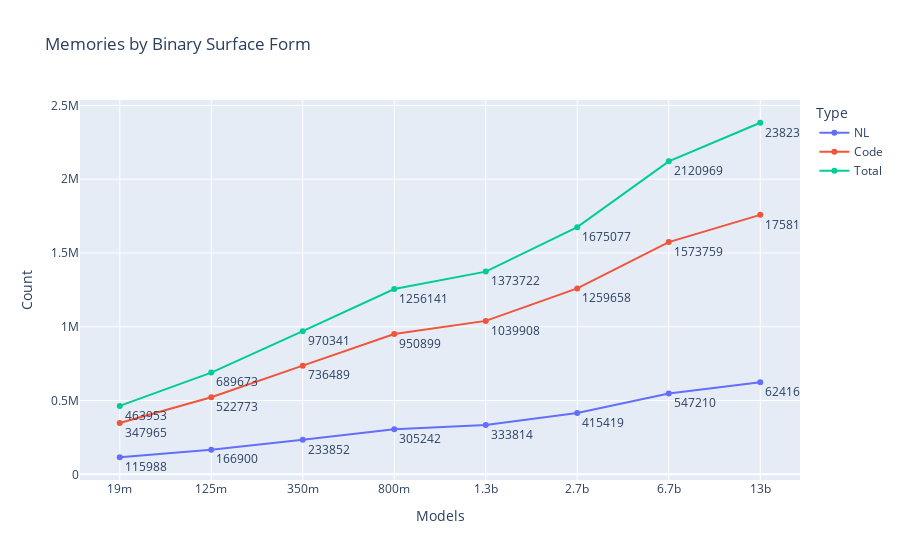

The notebook cell this image was saved under:
### Code cell
fig = px.line(data, x="Models", y="Count", color="Type", markers=True, text="Count", title='Memories by Binary Surface Form')
fig.update_traces(textposition="bottom right")
fig.show()

### Figure 1 — Plotly figure (JSON) as saved in the notebook; plotly's stock layout.template omitted (floating-point values rounded to 4 significant figures)
{"data": [{"hovertemplate": "Type=NL<br>Models=%{x}<br>Count=%{text}<extra></extra>", "legendgroup": "NL", "line": {"color": "#636efa", "dash": "solid"}, "marker": {"symbol": "circle"}, "mode": "lines+text+markers", "name": "NL", "orientation": "v", "showlegend": true, "text": [115988, 166900, 233852, 305242, 333814, 415419, 547210, 624169], "textposition": "bottom right", "type": "scatter", "x": ["19m", "125m", "350m", "800m", "1.3b", "2.7b", "6.7b", "13b"], "xaxis": "x", "y": [115988, 166900, 233852, 305242, 333814, 415419, 547210, 624169], "yaxis": "y"}, {"hovertemplate": "Type=Code<br>Models=%{x}<br>Count=%{text}<extra></extra>", "legendgroup": "Code", "line": {"color": "#EF553B", "dash": "solid"}, "marker": {"symbol": "circle"}, "mode": "lines+text+markers", "name": "Code", "orientation": "v", "showlegend": true, "text": [347965, 522773, 736489, 950899, 1039908, 1259658, 1573759, 1758157], "textposition": "bottom right", "type": "scatter", "x": ["19m", "125m", "350m", "800m", "1.3b", "2.7b", "6.7b", "13b"], "xaxis": "x", "y": [347965, 522773, 736489, 950899, 1039908, 1259658, 1573759, 1758157], "yaxis": "y"}, {"hovertemplate": "Type=Total<br>Models=%{x}<br>Count=%{text}<extra></extra>", "legendgroup": "Total", "line": {"color": "#00cc96", "dash": "solid"}, "marker": {"symbol": "circle"}, "mode": "lines+text+markers", "name": "Total", "orientation": "v", "showlegend": true, "text": [463953, 689673, 970341, 1256141, 1373722, 1675077, 2120969, 2382326], "textposition": "bottom right", "type": "scatter", "x": ["19m", "125m", "350m", "800m", "1.3b", "2.7b", "6.7b", "13b"], "xaxis": "x", "y": [463953, 689673, 970341, 1256141, 1373722, 1675077, 2120969, 2382326], "yaxis": "y"}], "layout": {"legend": {"title": {"text": "Type"}, "tracegroupgap": 0}, "title": {"text": "Memories by Binary Surface Form"}, "xaxis": {"anchor": "y", "domain": [0, 1], "title": {"text": "Models"}}, "yaxis": {"anchor": "x", "domain": [0, 1], "title": {"text": "Count"}}}}
